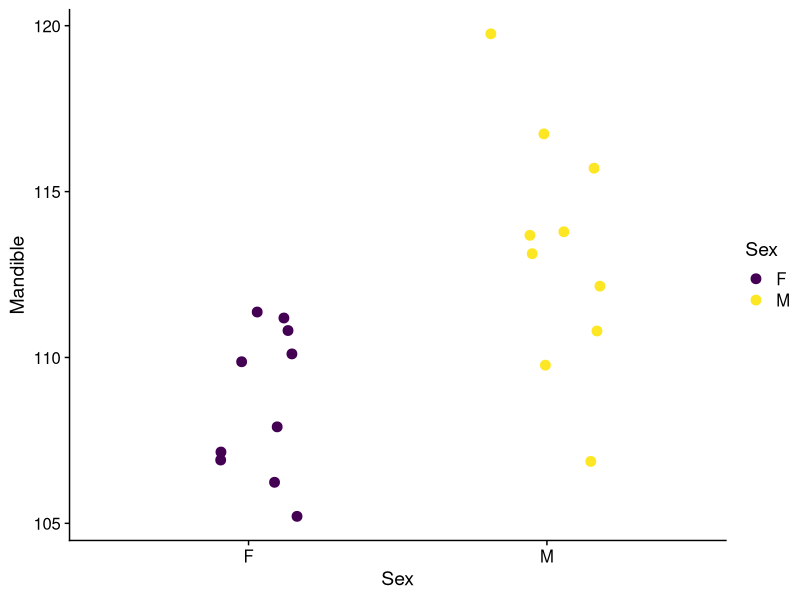
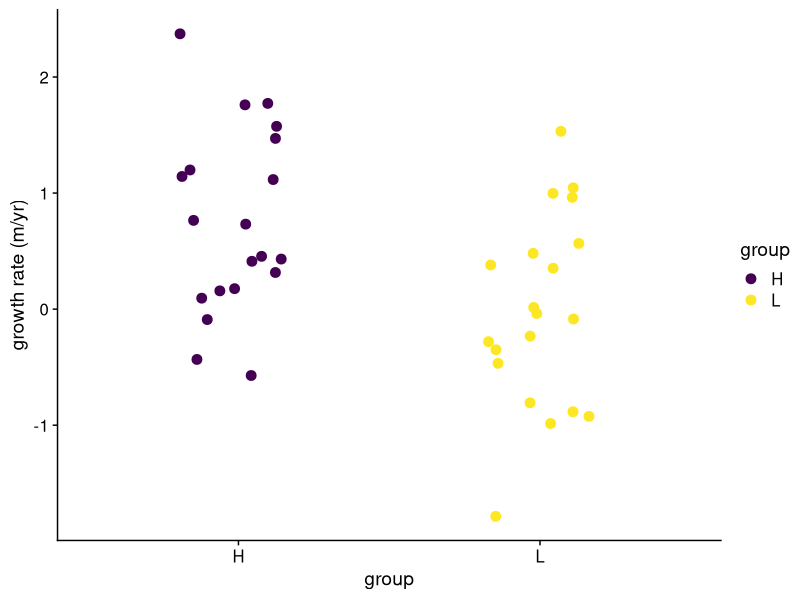
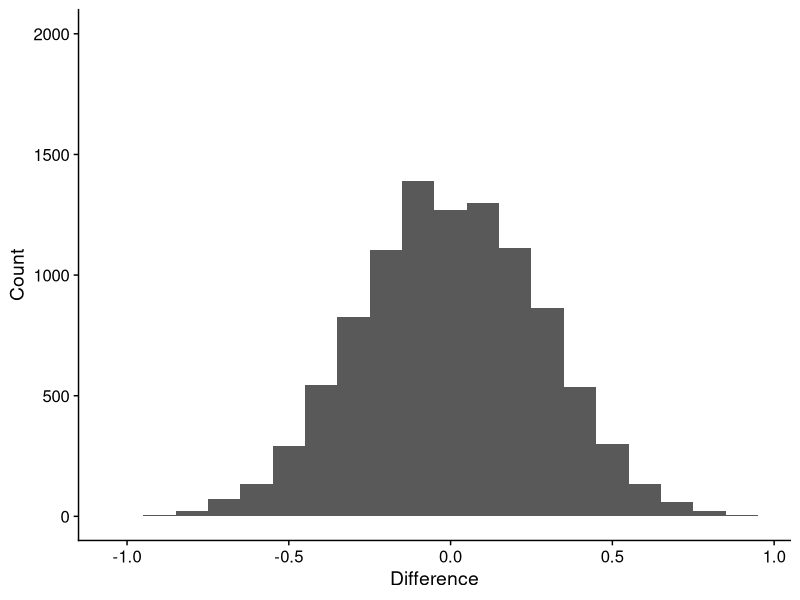
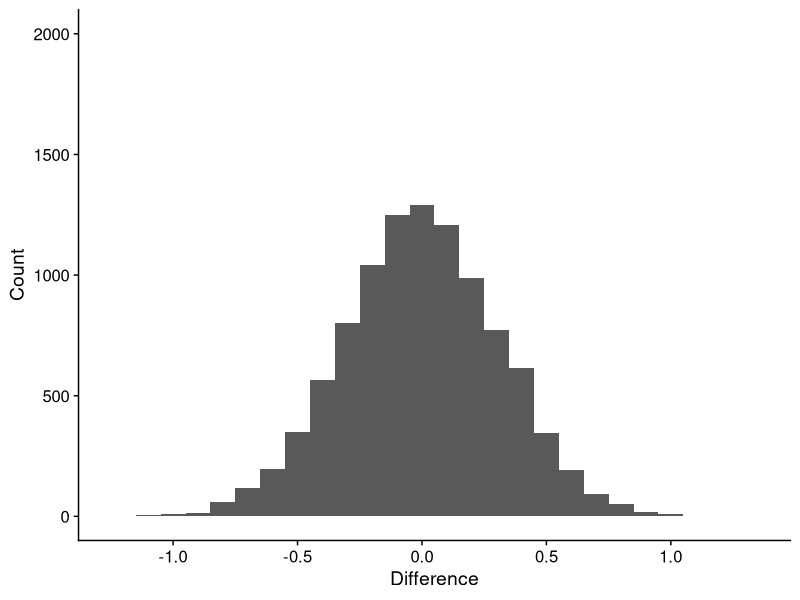
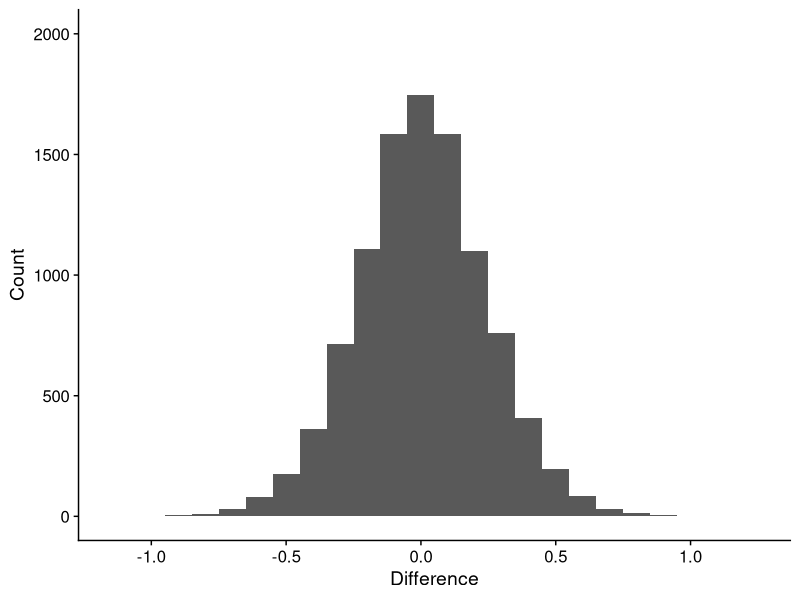
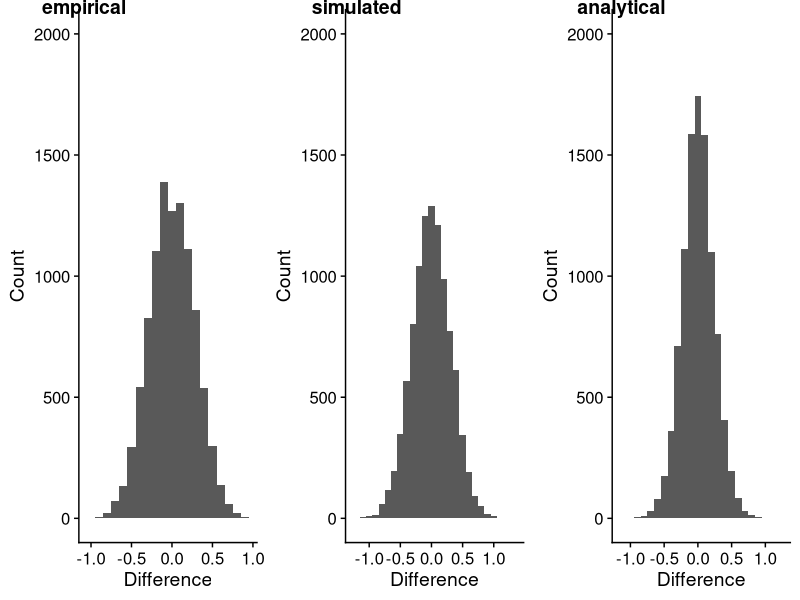

Write the R code that produced these figures, in order.
## ---- chunk 1
#| label: setup
#| echo: false
#| warning: false
#| message: false

set.seed(736902)
library(tidyverse)
library(readxl)
library(cowplot)
theme_set(theme_cowplot())
library(viridis)

## ---- chunk 2

M <- read_excel("Data/Jackals.xlsx")
M <- M |> mutate(Sex = factor(Sex)) |> as.data.frame()
M |> ggplot(aes(Sex, Mandible, color = Sex)) +
  geom_point(position = position_jitter(0.2), size = 3) +
  scale_color_viridis(discrete=TRUE)
  
## ---- chunk 3
#| echo: true
muH <- 1
muL <- 0.3
sd_both <- 1
nobs <- 20

 DD <- tibble(
    growthR = c(rnorm(nobs,muL,sd_both), rnorm(nobs,muH,sd_both)),
    group = rep(c("L", "H"), each = nobs)
  )

## ---- chunk 4
DD |>
  ggplot(aes(group, growthR, color= group)) +
  geom_point(position = position_jitter(0.2), size = 3) +
  ylab("growth rate (m/yr)") +
  scale_color_viridis(discrete=TRUE)

## ---- chunk 5

nreps <- 1e4
diffs.e <- numeric(length = nreps)
diffs.e[1] <- mean(DD$growthR[DD$group=="L"]) - mean(DD$growthR[DD$group=="H"])
for (ii in 2:nreps) {
  Rand_G <- sample(DD$group)
  diffs.e[ii] <- mean(DD$growthR[Rand_G == "L"]) -
    mean(DD$growthR[Rand_G == "H"])
}

pe <- ggplot(data.frame(diffs.e), aes(diffs.e)) +
  geom_histogram(binwidth = 0.1) +
  ylim(c(0,2000)) +
  labs(x = "Difference", y = "Count")
pe
## ---- chunk 6

mu_both <- mean(c(muL,muH))
nreps <- 1e4
diffs.s <- numeric(length = nreps)
for (ii in 1:nreps) {
  diffs.s[ii] <- mean(rnorm(nobs,mu_both,sd_both)) -
    mean(rnorm(nobs,mu_both,sd_both))
}

ps <- ggplot(data.frame(diffs.s), aes(diffs.s)) +
  geom_histogram(binwidth = 0.1) +
  ylim(c(0,2000)) +
  labs(x = "Difference", y = "Count")
ps
## ---- chunk 7
scale_t <- sd_both*sqrt(2/(nobs*2))
diffs.a <- scale_t*rt(nreps, nobs-2)

pa <- ggplot(data.frame(diffs.a), aes(diffs.a)) +
  geom_histogram(binwidth = 0.1) +
  ylim(c(0,2000)) +
  labs(x = "Difference", y = "Count")

pa
## ---- chunk 8

plot_grid(pe,ps,pa, ncol=3, labels = c("empirical","simulated","analytical"), vjust=1, rel_widths = c(1,1,1))


